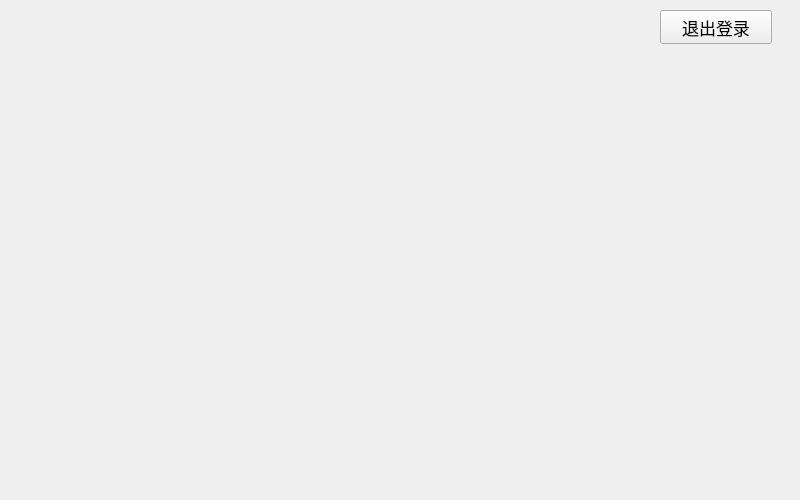
<?xml version="1.0" encoding="UTF-8"?>
<ui version="4.0">
 <class>SystemPage</class>
 <widget class="QMainWindow" name="SystemPage">
  <property name="geometry">
   <rect>
    <x>0</x>
    <y>0</y>
    <width>800</width>
    <height>500</height>
   </rect>
  </property>
  <property name="font">
   <font>
    <pointsize>17</pointsize>
   </font>
  </property>
  <property name="windowTitle">
   <string>主页</string>
  </property>
  <widget class="QWidget" name="centralwidget">
   <widget class="QPushButton" name="pushButton">
    <property name="geometry">
     <rect>
      <x>660</x>
      <y>10</y>
      <width>112</width>
      <height>34</height>
     </rect>
    </property>
    <property name="font">
     <font>
      <pointsize>13</pointsize>
     </font>
    </property>
    <property name="text">
     <string>退出登录</string>
    </property>
   </widget>
  </widget>
 </widget>
 <resources/>
 <connections/>
</ui>
